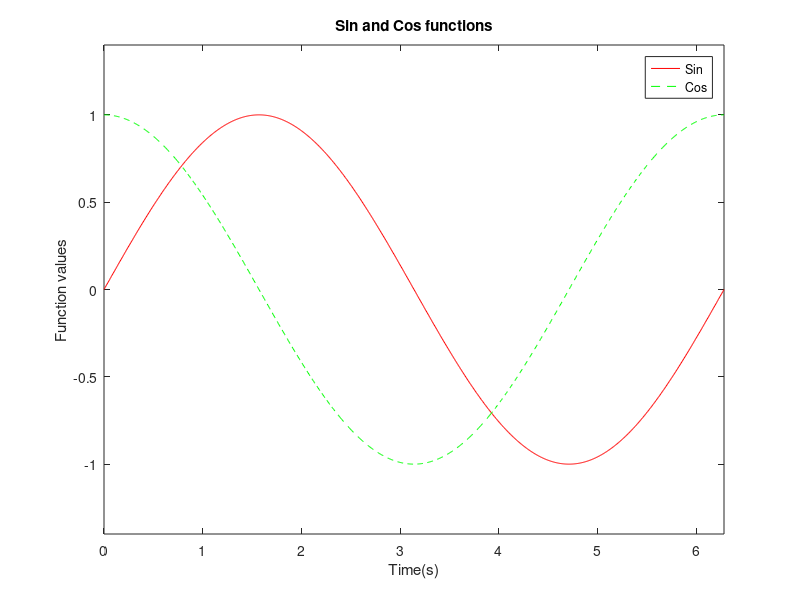

The MATLAB source for this figure:
% ASIGNMENT FOR THE UNIT 1
% Exercises presented in the assn1 file, solved by Samuel Miravet Verde

% Ex1. Scalar Variables
a = 10;
b = 2.5*(10^23);
c = 2 + 3*i;
d = exp((j*2*pi)/3);

% Ex2. Vector Variables
aVec = [3.14 15 9 26];
bVec = [2.71; 8; 28; 182];
cVec = 5:-0.2:-5;
dVec = logspace(1,10, 10000);
eVec = ['H' 'e' 'l' 'l' 'o'];

% Ex3. Matrix variables
aMat = ones(9)*2;
bMat = diag([1 2 3 4 5 4 3 2 1]);
cMat = reshape(1:100, 10, 10);
dMat = nan(3,4);
eMat = [13 -1 5; -22 10 -87];
fMat = floor(-3 + (3-(-3)).*rand(5,3));

% Ex4. Scalar equations
x = 1 / ( 1 + exp(-(a-15)/6));
y = (sqrt(a) + nthroot(b,21))^pi;
z = log(real((c+d)*(c-d)) * sin((a*pi)/3)) / c*conj(c);

% Ex5. Vector equations
xVec = (1/sqrt(2*pi*2.5^2)).*exp(-cVec.^2./(2*2.5^2));
yVec = sqrt((aVec').^2 + bVec.^2);
zVec = log10(1./dVec);

% Ex6. Matrix equations
xMat = (aVec*bVec)* aMat.^2;
yMat = bVec*aVec;
zMat = det(cMat)*(aMat*bMat)';

% Ex7. Common functions and indexing
cSum = sum(cMat);
eMean = mean(eMat')';
eMat(1,:) = [1 1 1];
cSub = cMat(2:9, 2:9);

lin = linspace(1, 20, 20);
for element = lin
    element
    if mod(element, 2) == 0
        lin(find(lin == element)) = -element
    end
end 

r = rand(1, 5);
r(find(r < 0.5)) = 0;

% Ex8. Plotting multiple lines and colors
figure(1)
t = linspace(0, 2*pi, 1000);
plot(t, sin(t), 'r');
hold on;
plot(t, cos(t), '--g');
xlabel('Time(s)');
ylabel('Function values');
title('Sin and Cos functions');
legend('Sin', 'Cos');
xlim([0 2*pi]);
ylim([-1.4 1.4]);
saveas(1,'figures/ex8.png','png');

% Ex9. Optional: Manipulating variables
